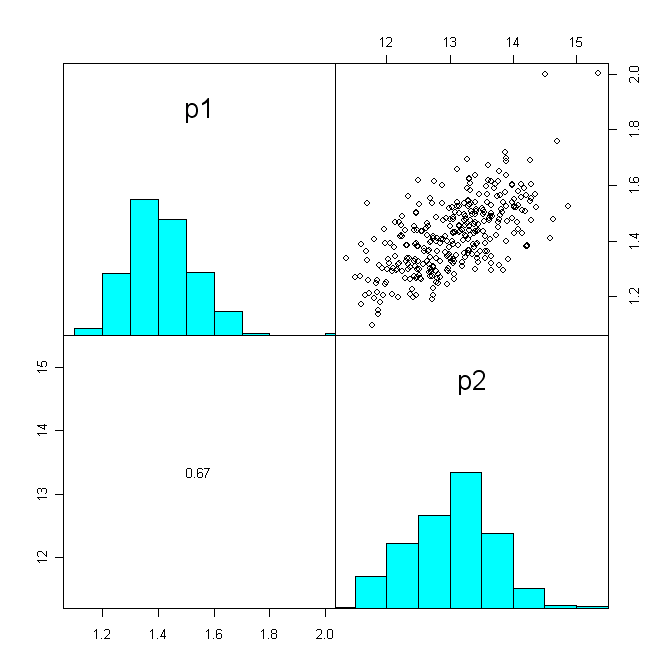

Here is the R script that generated this plot:

#################################################
#
# diffusive and non local bioturbation models
# Pieter Provoost
#
# MCMC
#
#################################################


graphics.off()
source("luminophorefunctions.R")
library(deSolve)
library(Matrix)
library(rootSolve)
library(FME)


################################################
# settings
#################################################

slicenumber <- 400
dx <- 0.05
cakethickness <- 0.5
days <- 14
k <- 0
flux <- 0
fluxintroduction <- 0.5

datafile <- "data.txt"
profilename <- "a"

#################################################
# data
#################################################

data <- read.table(datafile,header=TRUE)
rawprofile <- subset(data,profile==profilename)
datalimits <- unique(c(rawprofile$start,rawprofile$end))
dataprofile <- numtoconc(rawprofile$lum,datalimits)
datamidpoints <- midpoints(datalimits)
dataprofileframe <- as.data.frame(cbind(depth=datamidpoints,concentration=dataprofile))
initialprofile <- constructinitialprofile(dataprofile,datalimits,cakethickness,slicenumber,dx)
initialmidpoints <- midpoints(seq(0,slicenumber * dx,by=dx))

#################################################
# cost function
#################################################

objective <- function(x){
steplength <- x[1]
waitingtime <- x[2]
parameters <- c(steplength=steplength,waitingtime=waitingtime,dx=dx,k=k,flux=flux,fluxintroduction=fluxintroduction)
times <- seq(0,days,length=2)
out <- lsode(initialprofile,times,nonlocalmodel,parameters,jacfunc=nonlocaljac,jactype="fullusr")
modelprofile <- out[dim(out)[1],(2:dim(out)[2])]
roughmodelprofile <- roughprofile(modelprofile,datalimits,dx)
modelprofileframe <- as.data.frame(cbind(depth=datamidpoints,concentration=roughmodelprofile))
cost <- modCost(obs=dataprofileframe,model=modelprofileframe,x="depth")
return(cost)
}

#################################################
# fit
#################################################

fit <- modFit(p=c(2,20),f=objective,lower=c(0,0))

#################################################
# run with fitted parameters
#################################################

times <- seq(0,days,length=2)
parameters <- c(steplength=fit$par[1],waitingtime=fit$par[2],dx=dx,k=k,flux=flux,fluxintroduction=fluxintroduction)
print(system.time(out <- lsode(initialprofile,times,nonlocalmodel,parameters,jacfunc=nonlocaljac,jactype="fullusr")))
modelprofile <- out[dim(out)[1],(2:dim(out)[2])]
roughmodelprofile <- roughprofile(modelprofile,datalimits,dx)

summ <- summary(fit)




#################################################
# costfunction exploration
#################################################



parnumber <- 20
slist <- seq(0.5,2,length=parnumber)
wlist <- seq(5,20,length=parnumber)
costs <- matrix(data=NA,nrow=parnumber,ncol=parnumber)
dbs <- matrix(data=NA,nrow=parnumber,ncol=parnumber)


for(st in 1:length(slist)){
for(wa in 1:length(wlist)){
nldb <- slist[st]^2/(wlist[wa]*2)
x <- c(slist[st],wlist[wa])
obj <- objective(x)
cost <- sum(obj$residuals$res^2)
costs[st,wa] <- cost
dbs[st,wa] <- nldb
cat(st,wa,cost,"\n")
}
}



library(rgl)
library(RColorBrewer)



persp3d(slist,wlist,as.matrix(costs),xlab="steplength",ylab="waiting time",zlab="model cost",col="gray")
persp3d(slist,wlist,as.matrix(log(dbs)),xlab="steplength",ylab="waiting time",zlab="db",col="gray",zlim=c(0,1))

windows()
image(slist,wlist,as.matrix(costs),col=heat.colors(10),xlab="steplength",ylab="waiting time")
contour(slist,wlist,as.matrix(costs),add=TRUE,nlevels=20)

windows()
image(slist,wlist,as.matrix(dbs),col=heat.colors(10),xlab="steplength",ylab="waiting time")
contour(slist,wlist,as.matrix(dbs),add=TRUE,nlevels=20)















#################################################
# MCMC
#################################################

var0 <- summ$modVariance
covini <- summ$cov.scaled*2.4^2/2

mcmc <- modMCMC(p=coef(fit),f=objective,jump=covini,var0=var0,wvar0=1)
windows()
plot(mcmc)
windows()
pairs(mcmc)
